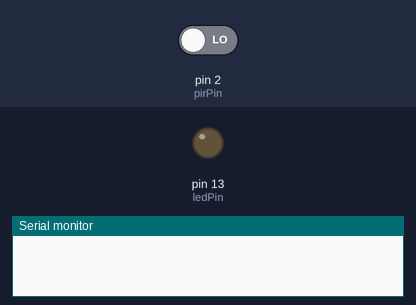
Bench run of a sketch on a simulated Arduino Uno, built with avr-gcc and run on an emulated ATmega328P. Shown: output pins drawn as LEDs (lit = HIGH), the last lines printed to the serial monitor. The inputs (shaded band) are chosen by the test bench; at power-on: pin 2 (pirPin) LOW.

Above: at 1.2 s.
1.3 s: pin 2 (pirPin) driven HIGH
At 2.7 s:
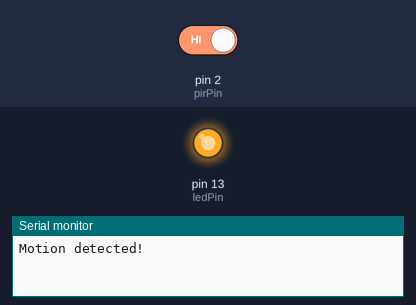
Timing chart, 0 to 4.3 s (numbered marks = the images above; inputs shaded):
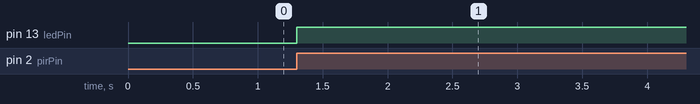

Measured:
- after the input at 1.3 s, pin 13 (ledPin): LOW → HIGH at once

The sketch:

code.ino
```cpp
int ledPin = 13;         // LED connected to digital pin 13
int pirPin = 2;          // PIR sensor input pin
int pirState = LOW;      // Start assuming no motion
int val = 0;             // Variable to read PIR status

void setup() {
  pinMode(ledPin, OUTPUT);  // Set LED as output
  pinMode(pirPin, INPUT);   // Set PIR sensor as input
  Serial.begin(9600);
}

void loop() {
  val = digitalRead(pirPin);  // Read input value from PIR sensor
  if (val == HIGH) {
    digitalWrite(ledPin, HIGH);  // Turn LED ON
    if (pirState == LOW) {
      Serial.println("Motion detected!");
      pirState = HIGH;
    }
    delay(5000);                 // Wait for 5 seconds
  } else {
    digitalWrite(ledPin, LOW);   // Turn LED OFF
    if (pirState == HIGH) {
      Serial.println("Motion ended!");
      pirState = LOW;
    }
  }
}
```
